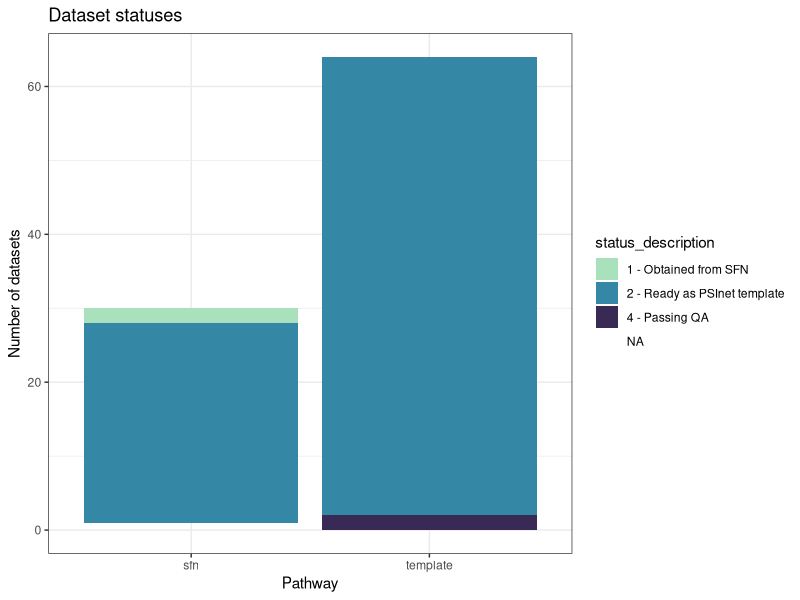

Reproduce this figure in R.
## ---- chunk 1
library(dplyr)
library(ggplot2)

tracking_data <- read.csv(here::here("dataset_tracking.csv")) |>
  select(dataset_name, latest_status) |>
  mutate(path = "template")

sfn_data  <- read.csv(here::here("sfn_to_template_tracking.csv")) |>
  select(dataset_name, status) |>
  rename(latest_status = status) |>
  mutate(path = "sfn")

tracking_data <- tracking_data |>
  bind_rows(sfn_data) |>
  mutate(latest_status = ifelse(is.na(latest_status), "submitted", latest_status))

status_key <- data.frame(
  latest_status = c('imported NO FLAGS', 'submitted', 'to template', 'to_template', 'to template with flags', 'imported WITH FLAGS'),
  status_description = c("4 - Passing QA", "2 - Ready as PSInet template", "2 - Ready as PSInet template", "2 - Ready as PSInet template", "1 - Obtained from SFN", "3 - QA flags")
)

tracking_data <- tracking_data |>
  left_join(status_key)

tracking_data_summary <- tracking_data |>
  group_by(path, status_description) |>
  tally()

theme_set(theme_bw())

## ---- chunk 2

ggplot(tracking_data_summary, aes(path, n, fill = status_description)) +
  geom_col(position = "stack") +
  ggtitle("Dataset statuses"
  ) +
  xlab("Pathway") +
  ylab("Number of datasets") +
  theme(legend.position = "right") +
  scale_fill_viridis_d(option = "mako", begin = .2, end = .9, direction = -1)

knitr::kable(tracking_data_summary)

